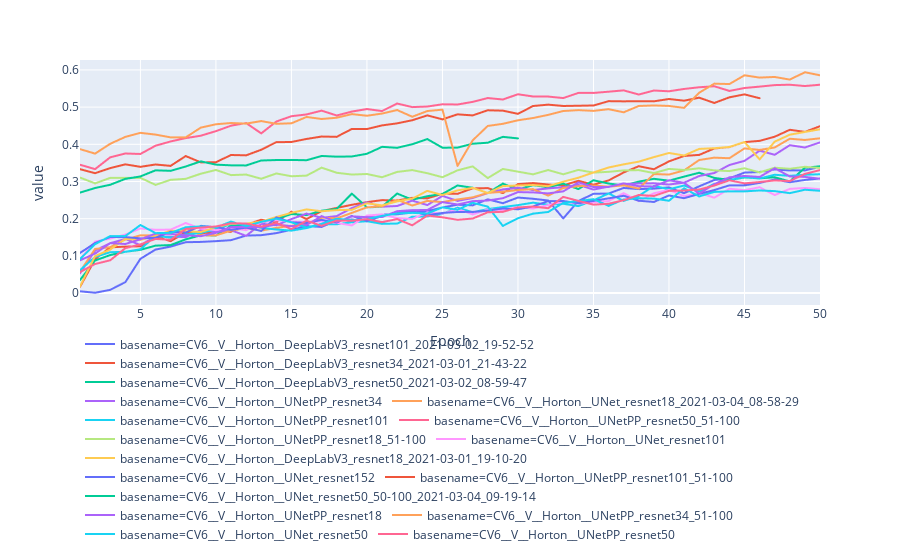

Notebook source saved alongside this figure:
### Markdown cell above
### Training data

### Code cell
#px.line(df_melt, x='Epoch' , y='value' , color='basename', line_group='type')
p = px.line(df_train_melt, x='Epoch' , y='value' , color='basename', line_group='architecture')
p.update_layout(legend_orientation='h', )
